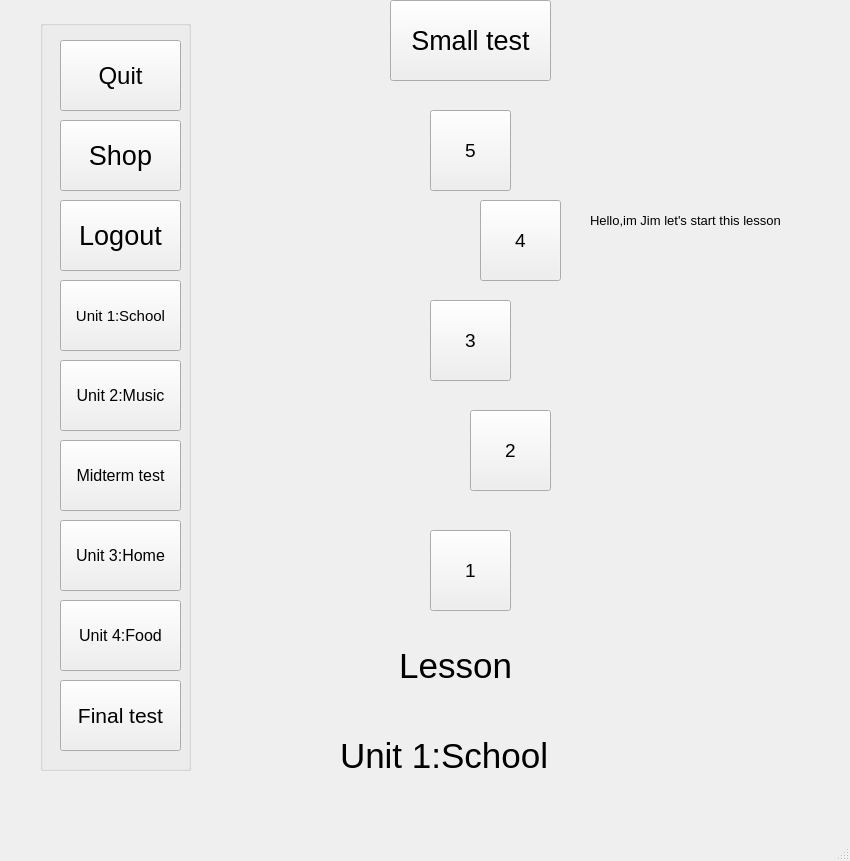
<?xml version="1.0" encoding="UTF-8"?>
<ui version="4.0">
 <class>MainWindow</class>
 <widget class="QMainWindow" name="MainWindow">
  <property name="geometry">
   <rect>
    <x>0</x>
    <y>0</y>
    <width>850</width>
    <height>861</height>
   </rect>
  </property>
  <property name="windowTitle">
   <string>MainWindow</string>
  </property>
  <widget class="QWidget" name="centralwidget">
   <widget class="QPushButton" name="pushButton_4">
    <property name="geometry">
     <rect>
      <x>430</x>
      <y>530</y>
      <width>81</width>
      <height>81</height>
     </rect>
    </property>
    <property name="font">
     <font>
      <pointsize>14</pointsize>
     </font>
    </property>
    <property name="text">
     <string>1</string>
    </property>
   </widget>
   <widget class="QPushButton" name="pushButton_5">
    <property name="geometry">
     <rect>
      <x>470</x>
      <y>410</y>
      <width>81</width>
      <height>81</height>
     </rect>
    </property>
    <property name="font">
     <font>
      <pointsize>14</pointsize>
     </font>
    </property>
    <property name="text">
     <string>2</string>
    </property>
   </widget>
   <widget class="QPushButton" name="pushButton_6">
    <property name="geometry">
     <rect>
      <x>430</x>
      <y>300</y>
      <width>81</width>
      <height>81</height>
     </rect>
    </property>
    <property name="font">
     <font>
      <pointsize>14</pointsize>
     </font>
    </property>
    <property name="text">
     <string>3</string>
    </property>
   </widget>
   <widget class="QPushButton" name="pushButton_7">
    <property name="geometry">
     <rect>
      <x>480</x>
      <y>200</y>
      <width>81</width>
      <height>81</height>
     </rect>
    </property>
    <property name="font">
     <font>
      <pointsize>14</pointsize>
     </font>
    </property>
    <property name="text">
     <string>4</string>
    </property>
   </widget>
   <widget class="QPushButton" name="pushButton_8">
    <property name="geometry">
     <rect>
      <x>430</x>
      <y>110</y>
      <width>81</width>
      <height>81</height>
     </rect>
    </property>
    <property name="font">
     <font>
      <pointsize>14</pointsize>
     </font>
    </property>
    <property name="text">
     <string>5</string>
    </property>
   </widget>
   <widget class="QPushButton" name="pushButton_9">
    <property name="geometry">
     <rect>
      <x>390</x>
      <y>0</y>
      <width>161</width>
      <height>81</height>
     </rect>
    </property>
    <property name="font">
     <font>
      <pointsize>20</pointsize>
     </font>
    </property>
    <property name="text">
     <string>Small test</string>
    </property>
   </widget>
   <widget class="QLabel" name="label">
    <property name="geometry">
     <rect>
      <x>370</x>
      <y>620</y>
      <width>221</width>
      <height>91</height>
     </rect>
    </property>
    <property name="font">
     <font>
      <pointsize>26</pointsize>
     </font>
    </property>
    <property name="text">
     <string>   Lesson</string>
    </property>
   </widget>
   <widget class="QLabel" name="label_2">
    <property name="geometry">
     <rect>
      <x>660</x>
      <y>240</y>
      <width>121</width>
      <height>241</height>
     </rect>
    </property>
    <property name="text">
     <string/>
    </property>
    <property name="pixmap">
     <pixmap>../PTI picture SPCK/Boy.png</pixmap>
    </property>
    <property name="scaledContents">
     <bool>true</bool>
    </property>
   </widget>
   <widget class="QLabel" name="label_3">
    <property name="geometry">
     <rect>
      <x>590</x>
      <y>200</y>
      <width>261</width>
      <height>41</height>
     </rect>
    </property>
    <property name="font">
     <font>
      <pointsize>10</pointsize>
     </font>
    </property>
    <property name="text">
     <string>Hello,im Jim let's start this lesson</string>
    </property>
   </widget>
   <widget class="QGroupBox" name="groupBox">
    <property name="geometry">
     <rect>
      <x>40</x>
      <y>20</y>
      <width>151</width>
      <height>751</height>
     </rect>
    </property>
    <property name="title">
     <string/>
    </property>
    <widget class="QPushButton" name="pushButton">
     <property name="geometry">
      <rect>
       <x>20</x>
       <y>20</y>
       <width>121</width>
       <height>71</height>
      </rect>
     </property>
     <property name="font">
      <font>
       <pointsize>18</pointsize>
      </font>
     </property>
     <property name="text">
      <string>Quit</string>
     </property>
    </widget>
    <widget class="QPushButton" name="pushButton_3">
     <property name="geometry">
      <rect>
       <x>20</x>
       <y>100</y>
       <width>121</width>
       <height>71</height>
      </rect>
     </property>
     <property name="font">
      <font>
       <pointsize>20</pointsize>
      </font>
     </property>
     <property name="text">
      <string>Shop</string>
     </property>
    </widget>
    <widget class="QPushButton" name="pushButton_2">
     <property name="geometry">
      <rect>
       <x>20</x>
       <y>180</y>
       <width>121</width>
       <height>71</height>
      </rect>
     </property>
     <property name="font">
      <font>
       <pointsize>20</pointsize>
      </font>
     </property>
     <property name="text">
      <string>Logout</string>
     </property>
    </widget>
    <widget class="QPushButton" name="pushButton_10">
     <property name="geometry">
      <rect>
       <x>20</x>
       <y>260</y>
       <width>121</width>
       <height>71</height>
      </rect>
     </property>
     <property name="font">
      <font>
       <pointsize>11</pointsize>
      </font>
     </property>
     <property name="text">
      <string>Unit 1:School</string>
     </property>
    </widget>
    <widget class="QPushButton" name="pushButton_11">
     <property name="geometry">
      <rect>
       <x>20</x>
       <y>340</y>
       <width>121</width>
       <height>71</height>
      </rect>
     </property>
     <property name="font">
      <font>
       <pointsize>12</pointsize>
      </font>
     </property>
     <property name="text">
      <string>Unit 2:Music</string>
     </property>
    </widget>
    <widget class="QPushButton" name="pushButton_12">
     <property name="geometry">
      <rect>
       <x>20</x>
       <y>500</y>
       <width>121</width>
       <height>71</height>
      </rect>
     </property>
     <property name="font">
      <font>
       <pointsize>12</pointsize>
      </font>
     </property>
     <property name="text">
      <string>Unit 3:Home</string>
     </property>
    </widget>
    <widget class="QPushButton" name="pushButton_13">
     <property name="geometry">
      <rect>
       <x>20</x>
       <y>580</y>
       <width>121</width>
       <height>71</height>
      </rect>
     </property>
     <property name="font">
      <font>
       <pointsize>12</pointsize>
      </font>
     </property>
     <property name="text">
      <string>Unit 4:Food</string>
     </property>
    </widget>
    <widget class="QPushButton" name="pushButton_14">
     <property name="geometry">
      <rect>
       <x>20</x>
       <y>660</y>
       <width>121</width>
       <height>71</height>
      </rect>
     </property>
     <property name="font">
      <font>
       <pointsize>16</pointsize>
      </font>
     </property>
     <property name="text">
      <string>Final test</string>
     </property>
    </widget>
    <widget class="QPushButton" name="pushButton_15">
     <property name="geometry">
      <rect>
       <x>20</x>
       <y>420</y>
       <width>121</width>
       <height>71</height>
      </rect>
     </property>
     <property name="font">
      <font>
       <pointsize>12</pointsize>
      </font>
     </property>
     <property name="text">
      <string>Midterm test</string>
     </property>
    </widget>
   </widget>
   <widget class="QLabel" name="label_4">
    <property name="geometry">
     <rect>
      <x>340</x>
      <y>710</y>
      <width>261</width>
      <height>91</height>
     </rect>
    </property>
    <property name="font">
     <font>
      <pointsize>26</pointsize>
     </font>
    </property>
    <property name="text">
     <string>Unit 1:School</string>
    </property>
   </widget>
  </widget>
  <widget class="QMenuBar" name="menubar">
   <property name="geometry">
    <rect>
     <x>0</x>
     <y>0</y>
     <width>850</width>
     <height>26</height>
    </rect>
   </property>
  </widget>
  <widget class="QStatusBar" name="statusbar"/>
 </widget>
 <resources/>
 <connections/>
</ui>
